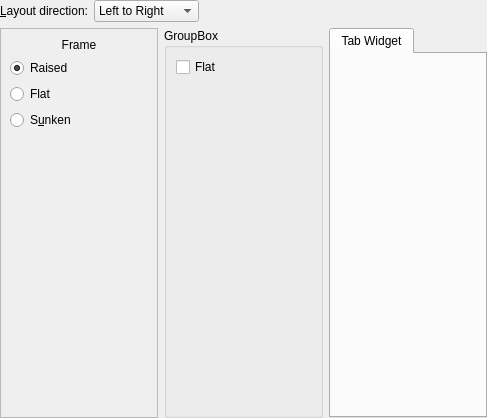
<?xml version="1.0" encoding="UTF-8"?>
<ui version="4.0">
 <class>FrameDemoWidget</class>
 <widget class="QWidget" name="FrameDemoWidget">
  <property name="geometry">
   <rect>
    <x>0</x>
    <y>0</y>
    <width>487</width>
    <height>418</height>
   </rect>
  </property>
  <layout class="QVBoxLayout" name="verticalLayout">
   <property name="leftMargin">
    <number>0</number>
   </property>
   <property name="topMargin">
    <number>0</number>
   </property>
   <property name="rightMargin">
    <number>0</number>
   </property>
   <property name="bottomMargin">
    <number>0</number>
   </property>
   <item>
    <layout class="QHBoxLayout" name="horizontalLayout">
     <item>
      <widget class="QLabel" name="label">
       <property name="text">
        <string>&amp;Layout direction:</string>
       </property>
       <property name="alignment">
        <set>Qt::AlignRight|Qt::AlignTrailing|Qt::AlignVCenter</set>
       </property>
       <property name="buddy">
        <cstring>directionComboBox</cstring>
       </property>
      </widget>
     </item>
     <item>
      <widget class="QComboBox" name="directionComboBox">
       <item>
        <property name="text">
         <string>Left to Right</string>
        </property>
       </item>
       <item>
        <property name="text">
         <string>Right to Left</string>
        </property>
       </item>
       <item>
        <property name="text">
         <string>Top to Bottom</string>
        </property>
       </item>
       <item>
        <property name="text">
         <string>Bottom to Top</string>
        </property>
       </item>
      </widget>
     </item>
     <item>
      <spacer name="horizontalSpacer">
       <property name="orientation">
        <enum>Qt::Horizontal</enum>
       </property>
       <property name="sizeHint" stdset="0">
        <size>
         <width>40</width>
         <height>20</height>
        </size>
       </property>
      </spacer>
     </item>
    </layout>
   </item>
   <item>
    <layout class="QHBoxLayout" name="frameLayout" stretch="1,1,1">
     <item>
      <widget class="QFrame" name="frame">
       <property name="frameShape">
        <enum>QFrame::StyledPanel</enum>
       </property>
       <property name="frameShadow">
        <enum>QFrame::Raised</enum>
       </property>
       <layout class="QVBoxLayout" name="verticalLayout_2">
        <item>
         <widget class="QLabel" name="label_2">
          <property name="text">
           <string>Frame</string>
          </property>
          <property name="alignment">
           <set>Qt::AlignCenter</set>
          </property>
         </widget>
        </item>
        <item>
         <widget class="QRadioButton" name="raisedFrameRadioButton">
          <property name="text">
           <string>Raised</string>
          </property>
          <property name="checked">
           <bool>true</bool>
          </property>
         </widget>
        </item>
        <item>
         <widget class="QRadioButton" name="plainFrameRadioButton">
          <property name="enabled">
           <bool>true</bool>
          </property>
          <property name="text">
           <string comment="Flat frame. No frame is actually drawn.">Flat</string>
          </property>
         </widget>
        </item>
        <item>
         <widget class="QRadioButton" name="sunkenFrameRadioButton">
          <property name="text">
           <string>S&amp;unken</string>
          </property>
         </widget>
        </item>
        <item>
         <spacer name="verticalSpacer">
          <property name="orientation">
           <enum>Qt::Vertical</enum>
          </property>
          <property name="sizeHint" stdset="0">
           <size>
            <width>20</width>
            <height>40</height>
           </size>
          </property>
         </spacer>
        </item>
       </layout>
      </widget>
     </item>
     <item>
      <widget class="QGroupBox" name="groupBox">
       <property name="title">
        <string>GroupBox</string>
       </property>
       <layout class="QVBoxLayout" name="verticalLayout_3">
        <item>
         <widget class="QCheckBox" name="flatGroupBoxCheckBox">
          <property name="text">
           <string comment="Flat group box. No frame is actually drawn">Flat</string>
          </property>
         </widget>
        </item>
        <item>
         <spacer name="verticalSpacer_2">
          <property name="orientation">
           <enum>Qt::Vertical</enum>
          </property>
          <property name="sizeHint" stdset="0">
           <size>
            <width>20</width>
            <height>40</height>
           </size>
          </property>
         </spacer>
        </item>
       </layout>
      </widget>
     </item>
     <item>
      <widget class="QTabWidget" name="tabWidget">
       <property name="currentIndex">
        <number>0</number>
       </property>
       <widget class="QWidget" name="tab">
        <attribute name="title">
         <string>Tab Widget</string>
        </attribute>
        <layout class="QVBoxLayout" name="verticalLayout_4"/>
       </widget>
      </widget>
     </item>
    </layout>
   </item>
  </layout>
 </widget>
 <tabstops>
  <tabstop>directionComboBox</tabstop>
  <tabstop>flatGroupBoxCheckBox</tabstop>
  <tabstop>raisedFrameRadioButton</tabstop>
  <tabstop>plainFrameRadioButton</tabstop>
  <tabstop>sunkenFrameRadioButton</tabstop>
 </tabstops>
 <resources/>
 <connections/>
</ui>
